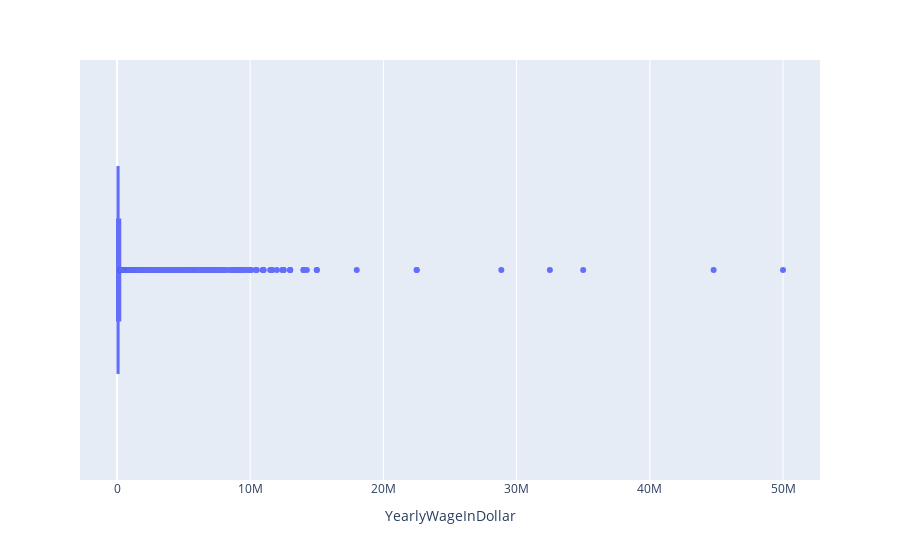

The cell this chart's notebook holds for it:
### Code cell
px.box(df, x ='YearlyWageInDollar')

### Figure 1 — Plotly figure (JSON) as saved in the notebook; plotly's stock layout.template omitted (floating-point values rounded to 4 significant figures; data arrays with more than 128 entries replaced by an {"elided": "..."} marker saying what was removed)
{"data": [{"alignmentgroup": "True", "hovertemplate": "YearlyWageInDollar=%{x}<extra></extra>", "legendgroup": "", "marker": {"color": "#636efa"}, "name": "", "notched": false, "offsetgroup": "", "orientation": "h", "showlegend": false, "type": "box", "x": {"elided": "38071 int values"}, "x0": " ", "xaxis": "x", "y0": " ", "yaxis": "y"}], "layout": {"boxmode": "group", "legend": {"tracegroupgap": 0}, "margin": {"t": 60}, "xaxis": {"anchor": "y", "domain": [0, 1], "title": {"text": "YearlyWageInDollar"}}, "yaxis": {"anchor": "x", "domain": [0, 1]}}}
